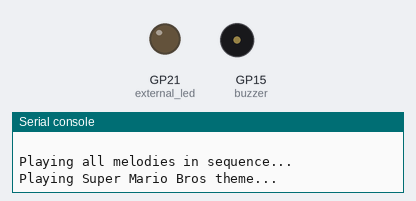
Simulated run of this program. Board: Raspberry Pi Pico running MicroPython. Parts: output pins drawn as LEDs (lit = HIGH), buzzer (waves = sounding), the last lines printed to the serial console.

Above: at 4.1 s.
At 33.5 s:
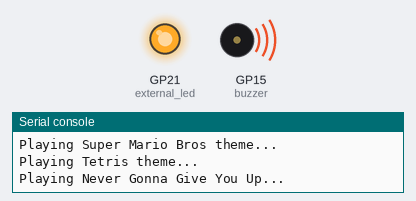
Timing chart, 0 to 50.0 s (numbered marks = the images above):
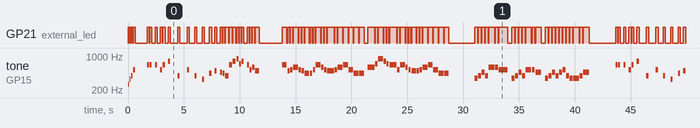

Measured:
- by itself, tone on GP15 (buzzer): plays 262 Hz for 0.10 s, 330 Hz for 0.10 s, 392 Hz for 0.10 s, 523 Hz for 0.20 s, 659 Hz for 0.19 s, 659 Hz for 0.19 s … (268 notes in this stretch)

The program:

buzzer.py
```python
"""
Pico Dual Expander Test Program
This program demonstrates usage of buzzer and LED components with the Pico Dual Expander board.

Pin Layout and Color Coding (Left Side Organization):

1. Buzzer:
   - Signal  -> GP15 [ORANGE] (PWM capable pin)
   - GND     -> GND  [BLACK]  (Use nearest GND)

2. Built-in Components:
   - LED     -> GP21 [PURPLE] (for visual feedback)
"""

from machine import Pin, PWM
import time

# Musical notes frequencies in Hz
NOTES = {
    'C4': 262,
    'D4': 294,
    'E4': 330,
    'F4': 349,
    'G4': 392,
    'A4': 440,
    'Bb4': 466,
    'B4': 494,
    'C5': 523,
    'D5': 587,
    'E5': 659,
    'F5': 698,
    'G5': 784,
    'A5': 880,
    'REST': 0
}

class PicoExpanderTest:
    def __init__(self):
        # Initialize an external LED on GP21 - Already on board
        self.external_led = Pin(21, Pin.OUT)

        # Initialize buzzer on GP15
        self.buzzer = PWM(Pin(15))
        self.buzzer.duty_u16(0)  # Start with buzzer off

        print("Pico Expander Test initialized!")
        print("\nComponent Connections:")
        print("- Buzzer: GP15")
        print("- LED: GP21 (visual feedback)")

    def play_note(self, note, duration):
        """Play a single note for the specified duration"""
        frequency = NOTES.get(note, 0)
        if frequency == 0:  # REST
            self.buzzer.duty_u16(0)
        else:
            self.buzzer.duty_u16(5000)  # Set volume
            self.buzzer.freq(frequency)
            self.external_led.on()  # Visual feedback
        time.sleep(duration)
        self.buzzer.duty_u16(0)
        self.external_led.off()

    def play_melody(self, melody, tempo=120):
        """Play a melody defined as a list of (note, duration) tuples"""
        beat_duration = 60 / tempo
        for note, beats in melody:
            self.play_note(note, beats * beat_duration)
            time.sleep(0.05)  # Small gap between notes

    def play_super_mario(self):
        """Play Super Mario Bros theme"""
        mario_melody = [
            ('E5', 0.5), ('E5', 0.5), ('REST', 0.5), ('E5', 0.5),
            ('REST', 0.5), ('C5', 0.5), ('E5', 0.5), ('REST', 0.5),
            ('G5', 0.5), ('REST', 1.5),
            ('G4', 0.5), ('REST', 1.5),

            # Repeat with variation
            ('C5', 0.5), ('REST', 1), ('G4', 0.5), ('REST', 1),
            ('E4', 0.5), ('REST', 1), ('A4', 0.5), ('REST', 0.5),
            ('B4', 0.5), ('REST', 0.5), ('Bb4', 0.5), ('A4', 0.5),

            ('G4', 0.75), ('E5', 0.75), ('G5', 0.75), ('A5', 0.5),
            ('F5', 0.5), ('G5', 0.5), ('REST', 0.5), ('E5', 0.5),
            ('C5', 0.5), ('D5', 0.5), ('B4', 1),
        ]
        print("Playing Super Mario Bros theme...")
        self.play_melody(mario_melody, tempo=160)

    def play_tetris(self):
        """Play Tetris theme"""
        tetris_melody = [
            ('E5', 1), ('B4', 0.5), ('C5', 0.5), ('D5', 1), ('C5', 0.5), ('B4', 0.5),
            ('A4', 1), ('A4', 0.5), ('C5', 0.5), ('E5', 1), ('D5', 0.5), ('C5', 0.5),
            ('B4', 1.5), ('C5', 0.5), ('D5', 1), ('E5', 1),
            ('C5', 1), ('A4', 1), ('A4', 1), ('REST', 0.5),

            ('D5', 1.5), ('F5', 0.5), ('A5', 1), ('G5', 0.5), ('F5', 0.5),
            ('E5', 1.5), ('C5', 0.5), ('E5', 1), ('D5', 0.5), ('C5', 0.5),
            ('B4', 1), ('B4', 0.5), ('C5', 0.5), ('D5', 1), ('E5', 1),
            ('C5', 1), ('A4', 1), ('A4', 1), ('REST', 0.5),
        ]
        print("Playing Tetris theme...")
        self.play_melody(tetris_melody, tempo=140)

    def play_rickroll(self):
        """Play Never Gonna Give You Up"""
        rickroll_melody = [
            # First phrase
            ('F4', 0.5), ('G4', 0.5),
            ('Bb4', 0.5), ('G4', 0.5),
            ('D5', 1), ('D5', 0.5), ('C5', 1.5),
            ('REST', 0.5),

            # Second phrase
            ('F4', 0.5), ('G4', 0.5),
            ('Bb4', 0.5), ('G4', 0.5),
            ('C5', 1), ('C5', 0.5), ('Bb4', 1),
            ('REST', 0.5),

            # Third phrase
            ('F4', 0.5), ('G4', 0.5),
            ('Bb4', 0.5), ('G4', 0.5),
            ('Bb4', 0.5), ('C5', 0.5), ('G4', 0.5), ('F4', 0.5),
            ('F4', 1), ('G4', 0.5), ('Bb4', 1),
            ('REST', 0.5),
        ]
        print("Playing Never Gonna Give You Up...")
        self.play_melody(rickroll_melody, tempo=114)

    def run_demo(self):
        """Run the music demo"""
        print("Starting Pico Music Box Demo...")
        print("Available melodies:")
        print("1. Super Mario Bros Theme")
        print("2. Tetris Theme")
        print("3. Never Gonna Give You Up")

        # Play startup melody
        startup_melody = [
            ('C4', 0.2), ('E4', 0.2), ('G4', 0.2), ('C5', 0.4)
        ]
        self.play_melody(startup_melody, tempo=120)
        time.sleep(1)

        while True:
            print("\nPlaying all melodies in sequence...")

            # Play Super Mario
            self.play_super_mario()
            time.sleep(2)  # Pause between melodies

            # Play Tetris
            self.play_tetris()
            time.sleep(2)  # Pause between melodies

            # Play Rickroll
            self.play_rickroll()
            time.sleep(2)  # Pause between melodies

def main():
    tester = PicoExpanderTest()
    tester.run_demo()

if __name__ == "__main__":
    main() 
```
